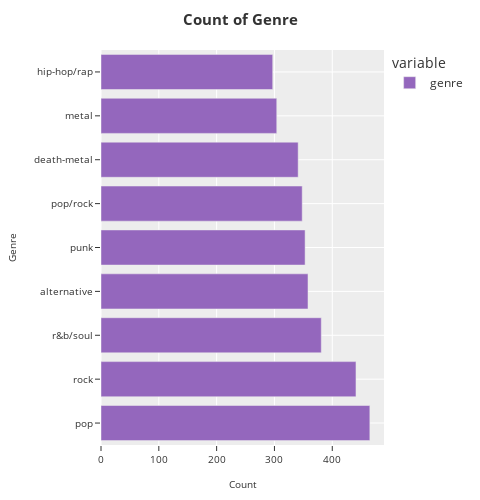

The cell this chart's notebook holds for it:
### Markdown cell above
## Count of Genre

### Code cell
#plot genres
fig_genre = pd.DataFrame(df.genre.value_counts()).plot.barh(template='ggplot2')

#title parameters
title_param = dict(text='<b>Count of Genre</b><br></b>', 
                        font=dict(size=15))
#margin parameters
margin_param=dict(l=25,r=25,b=50,t=50,pad=0)

#update layout
fig_genre.update_layout(title=title_param,
                        margin = margin_param,
                        width=480,
                        height=500,        
                        xaxis = dict(title_text='Count',title_font = dict(size=10),tickfont=dict(size=10)),
                        yaxis = dict(title_text='Genre',title_font = dict(size=10),tickfont=dict(size=10)))

#change colours
fig_genre.update_traces(marker_color='rgb(148, 103, 189)')

#show plot
fig_genre.show()

### Figure 1 — Plotly figure (JSON) as saved in the notebook; plotly's stock layout.template omitted (floating-point values rounded to 4 significant figures)
{"data": [{"alignmentgroup": "True", "hovertemplate": "variable=genre<br>value=%{x}<br>index=%{y}<extra></extra>", "legendgroup": "genre", "marker": {"color": "rgb(148, 103, 189)"}, "name": "genre", "offsetgroup": "genre", "orientation": "h", "showlegend": true, "textposition": "auto", "type": "bar", "x": [465, 441, 381, 358, 353, 348, 341, 304, 297], "xaxis": "x", "y": ["pop", "rock", "r&b/soul", "alternative", "punk", "pop/rock", "death-metal", "metal", "hip-hop/rap"], "yaxis": "y"}], "layout": {"barmode": "relative", "height": 500, "legend": {"title": {"text": "variable"}, "tracegroupgap": 0}, "margin": {"b": 50, "l": 25, "pad": 0, "r": 25, "t": 50}, "title": {"font": {"size": 15}, "text": "<b>Count of Genre</b><br></b>"}, "width": 480, "xaxis": {"anchor": "y", "domain": [0, 1], "tickfont": {"size": 10}, "title": {"font": {"size": 10}, "text": "Count"}}, "yaxis": {"anchor": "x", "domain": [0, 1], "tickfont": {"size": 10}, "title": {"font": {"size": 10}, "text": "Genre"}}}}
